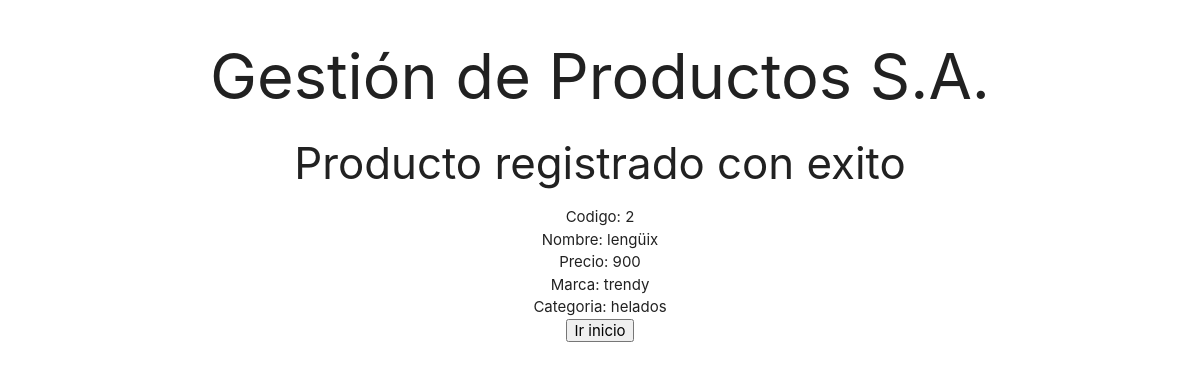
Screenshot of /productos/resultado/2/ with the database file from the repository.
### productos/models.py (models this page shows, shortened)
class Product(models.Model):
    code = models.AutoField(primary_key=True)
    name = models.CharField(max_length=100)
    price = models.IntegerField()
    brand = models.ForeignKey(Brand, null=True, on_delete=models.CASCADE)
    category = models.ForeignKey(Category, null=True, on_delete=models.CASCADE)
    characteristics = models.ManyToManyField(Characteristics, through="Data")

class Brand(models.Model):
    id_brand = models.AutoField(primary_key=True)
    name = models.CharField(max_length=100)
    def __str__(self):
        return self.name

class Category(models.Model):
    id_category = models.AutoField(primary_key=True)
    name = models.CharField(max_length=50, help_text="Obligatorio")
    def __str__(self):
        return self.name

### productos/views.py (the view)
# urls.py: path("resultado/<int:code>/", views.resultado, name="resultado"),
def resultado(request, code):
    producto = get_object_or_404(Product, code=code)
    return render(request, "resultado.html", {'producto': producto, "mensaje": "Producto registrado con exito"})

### productos/templates/resultado.html (shortened to what this page needs)
<!DOCTYPE html>
<html lang="en">
<head>
    {% load static %}
    <link rel="stylesheet" href="{% static 'styles.css' %}">
    <link rel="stylesheet" href="https://cdnjs.cloudflare.com/ajax/libs/materialize/1.0.0/css/materialize.min.css">
</head>
<body>
    <h1>Gestión de Productos S.A.</h1>
        {% if mensaje %}
            <h3>{{ mensaje }}</h3>
        {% endif %}
        <ul>
            <li>Codigo: {{ producto.code }}</li>
            <li>Nombre: {{ producto.name }}</li>
            <li>Precio: {{ producto.price }}</li>
            <li>Marca: {{ producto.brand }}</li>
            <li>Categoria: {{ producto.category }}</li>
        </ul>
    <button onclick="irIndex()">Ir inicio</button>
</body>
</html>

### productos/static/styles.css (style rules this page uses)
* { margin: 0; }
html { font-family: -apple-system, BlinkMacSystemFont, "Segoe UI", Roboto, Oxygen-Sans, Ubuntu, Cantarell, "Helvetica Neue", sans-serif; }
body { text-align: center; }
h1 { font-size: 4.2rem; margin: 2.8rem 0 1.68rem 0; font-weight: 400; }
h3 { font-weight: 400; }

### rows the page displays
Product: code "2", name "lengüix", price "900", brand "trendy", category "helados"

### other values shown
{{ mensaje }} "Producto registrado con exito"
